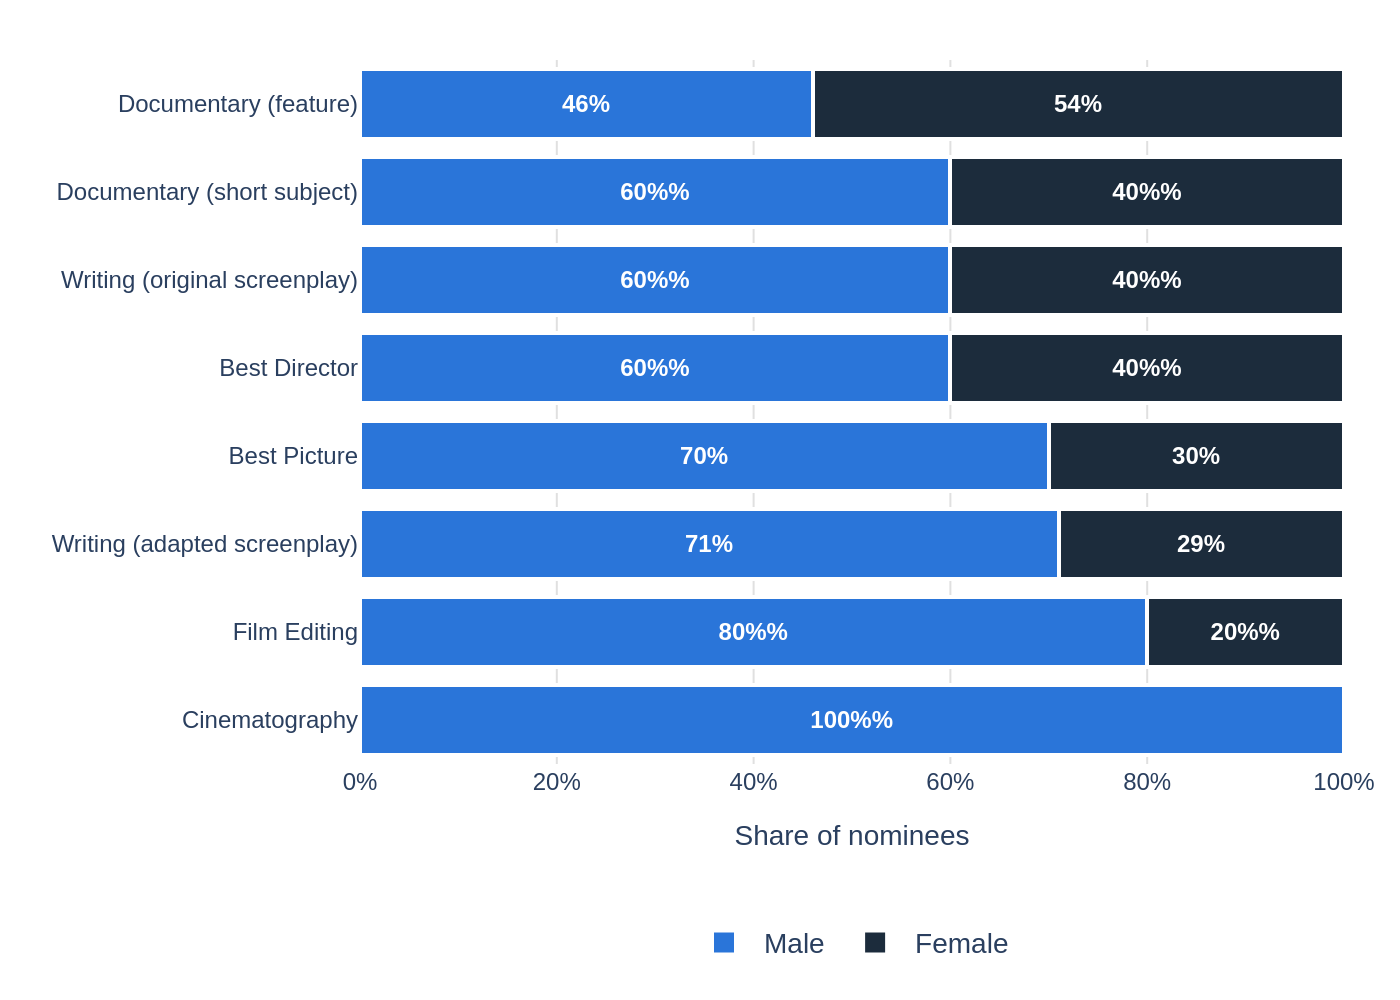

This chart was generated by the following Python code:
import sys
import json
import pathlib
import plotly.graph_objects as go

def main():
    """
    Generates a stacked horizontal bar chart from a JSON data file.
    Usage: python script.py <path_to_json_file>
    """
    if len(sys.argv) != 2:
        print("Usage: python script.py <path_to_json_file>")
        sys.exit(1)

    json_path = pathlib.Path(sys.argv[1])
    if not json_path.is_file():
        print(f"Error: JSON file not found at {json_path}")
        sys.exit(1)

    output_png_path = json_path.with_suffix(".png")

    with open(json_path, 'r', encoding='utf-8') as f:
        chart_info = json.load(f)

    chart_data = chart_info['chart_data']
    texts = chart_info['texts']
    colors = chart_info['colors']

    fig = go.Figure()

    for i, series in enumerate(chart_data['series']):
        text_font_colors = ['black' if v == 0 else 'white' for v in series['data']]
        
        fig.add_trace(go.Bar(
            y=chart_data['categories'],
            x=series['data'],
            name=series['name'],
            orientation='h',
            marker=dict(
                color=colors[i],
                line=dict(color='white', width=2)
            ),
            texttemplate='%{x}%',
            textposition='inside',
            insidetextanchor='middle',
            textfont=dict(
                family="Arial",
                color=text_font_colors,
                size=12,
                weight='bold'
            ),
            hoverinfo='skip'
        ))

    fig.update_layout(
        barmode='stack',
        font=dict(family="Arial", size=12),
        plot_bgcolor='white',
        paper_bgcolor='white',
        margin=dict(l=180, r=20, t=30, b=100),
        xaxis=dict(
            title=texts.get('x_axis_title'),
            title_standoff=15,
            range=[0, 100],
            tickvals=[0, 20, 40, 60, 80, 100],
            ticktext=[f"{v}%" for v in [0, 20, 40, 60, 80, 100]],
            showgrid=True,
            gridcolor='#e0e0e0',
            zeroline=False,
            showline=False,
            ticks='',
        ),
        yaxis=dict(
            showgrid=False,
            zeroline=False,
            showline=False,
            ticks='',
            autorange='reversed'
        ),
        legend=dict(
            orientation='h',
            yanchor='bottom',
            y=-0.3,
            xanchor='center',
            x=0.5,
            traceorder='normal',
            font=dict(size=14)
        ),
        showlegend=True
    )
    
    if texts.get('source'):
        fig.add_annotation(
            text=texts['source'],
            showarrow=False,
            xref="paper",
            yref="paper",
            x=0.99,
            y=-0.35,
            xanchor='right',
            yanchor='top',
            font=dict(size=12)
        )

    fig.write_image(str(output_png_path), scale=2)
    print(f"Chart saved to {output_png_path}")

if __name__ == "__main__":
    main()
